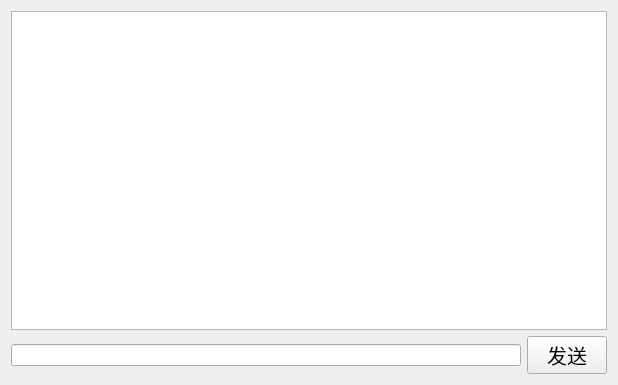
<?xml version="1.0" encoding="UTF-8"?>
<ui version="4.0">
 <class>PrivateChat</class>
 <widget class="QWidget" name="PrivateChat">
  <property name="geometry">
   <rect>
    <x>0</x>
    <y>0</y>
    <width>618</width>
    <height>385</height>
   </rect>
  </property>
  <property name="windowTitle">
   <string>Form</string>
  </property>
  <layout class="QVBoxLayout" name="verticalLayout_2">
   <item>
    <layout class="QVBoxLayout" name="verticalLayout">
     <item>
      <widget class="QTextEdit" name="showMsg_te"/>
     </item>
     <item>
      <layout class="QHBoxLayout" name="horizontalLayout">
       <item>
        <widget class="QLineEdit" name="inputMsg_te"/>
       </item>
       <item>
        <widget class="QPushButton" name="sendMsg_pb">
         <property name="font">
          <font>
           <pointsize>15</pointsize>
          </font>
         </property>
         <property name="text">
          <string>发送</string>
         </property>
        </widget>
       </item>
      </layout>
     </item>
    </layout>
   </item>
  </layout>
 </widget>
 <resources/>
 <connections/>
</ui>
